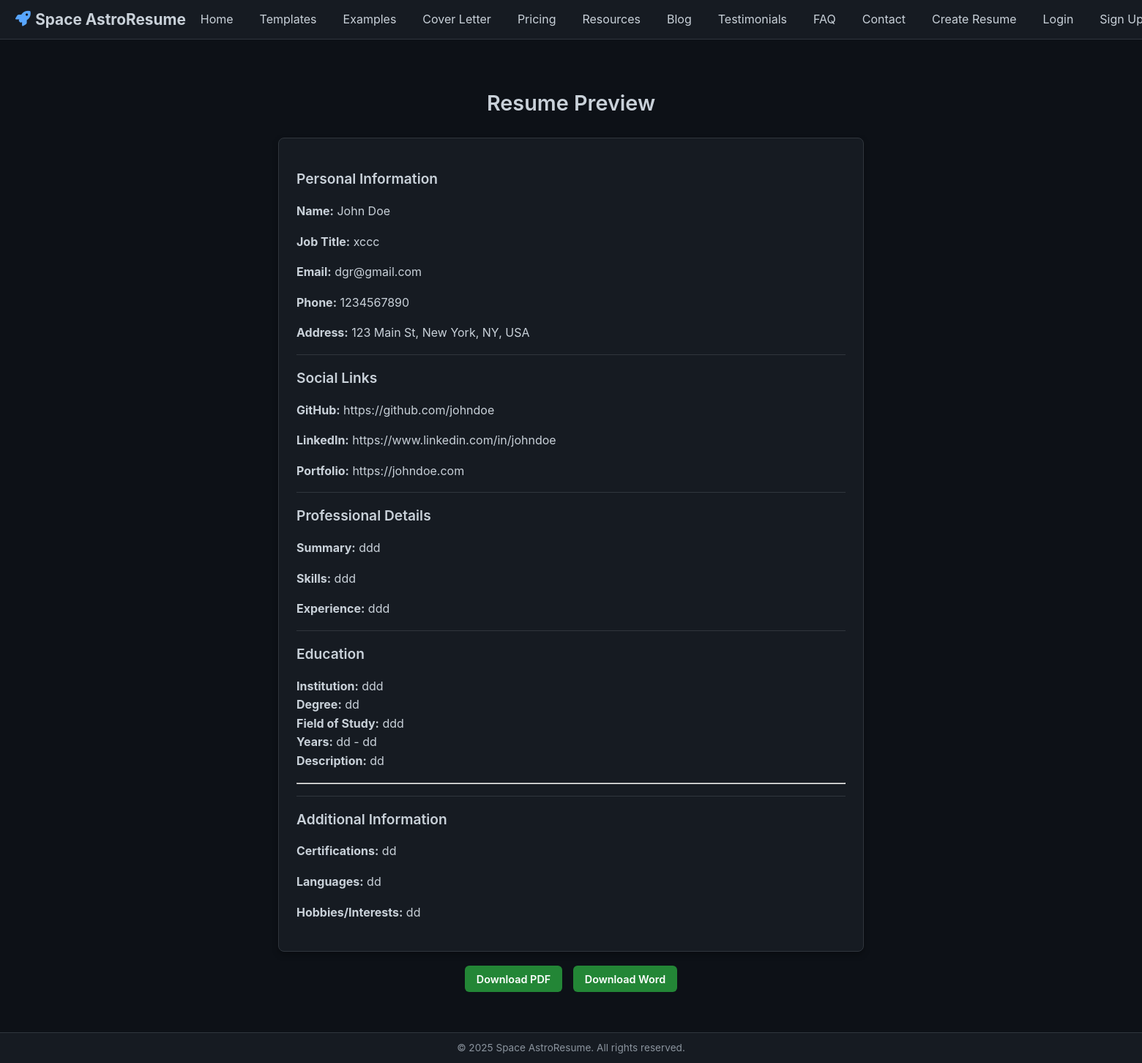
The page /preview/20/ on the database its author committed.
### resume_app/models.py (models this page shows, shortened)
class Resume(models.Model):
    user = models.ForeignKey(User, on_delete=models.CASCADE, null=True, blank=True)
    name = models.CharField(max_length=200)
    email = models.EmailField()
    phone = models.CharField(max_length=20, blank=True, null=True)
    address = models.CharField(max_length=255, blank=True, null=True)
    linkedin = models.URLField(blank=True, null=True)
    github = models.URLField(blank=True, null=True)
    portfolio = models.URLField(blank=True, null=True)
    job_title = models.CharField(max_length=200, blank=True, null=True)
    summary = models.TextField(blank=True, null=True)
    experience = models.TextField(blank=True, null=True)
    skills = models.TextField(blank=True, null=True)
    certifications = models.TextField(blank=True, null=True)
    languages = models.TextField(blank=True, null=True)
    hobbies_interests = models.TextField(blank=True, null=True)
    template_id = models.IntegerField(blank=True, null=True)
    template_name = models.CharField(max_length=100, blank=True, null=True)
    created_at = models.DateTimeField(auto_now_add=True)
    updated_at = models.DateTimeField(auto_now=True)

class Education(models.Model):
    resume = models.ForeignKey(Resume, on_delete=models.CASCADE, related_name='educations')
    institution = models.CharField(max_length=255)
    degree = models.CharField(max_length=255, blank=True, null=True)
    field_of_study = models.CharField(max_length=255, blank=True, null=True)
    start_year = models.CharField(max_length=10, blank=True, null=True)
    end_year = models.CharField(max_length=10, blank=True, null=True)
    description = models.TextField(blank=True, null=True)

### resume_app/views.py (the view)
# urls.py: path('preview/<int:id>/', views.resume_preview, name='resume_preview'),
def resume_preview(request, id):
    resume = get_object_or_404(Resume, id=id)
    return render(request, 'resume_preview.html', {'resume': resume})

### resume_app/templates/resume_preview.html (shortened to what this page needs)
{% extends 'base.html' %}
{% load static %}
{% block content %}
<div class="resume-preview-container">
    <h2 class="page-title">Resume Preview</h2>
    <div class="resume-preview">
        <h3 class="section-heading">Personal Information</h3>
        <p><strong>Name:</strong> {{ resume.name }}</p>
        <p><strong>Job Title:</strong> {{ resume.job_title }}</p>
        <p><strong>Email:</strong> {{ resume.email }}</p>
        <p><strong>Phone:</strong> {{ resume.phone }}</p>
        <p><strong>Address:</strong> {{ resume.address }}</p>
        <hr class="divider">
        <h3 class="section-heading">Social Links</h3>
        {% if resume.github %}
        <p><strong>GitHub:</strong> {{ resume.github }}</p>
        {% endif %}
        {% if resume.linkedin %}
        <p><strong>LinkedIn:</strong> {{ resume.linkedin }}</p>
        {% endif %}
        {% if resume.portfolio %}
        <p><strong>Portfolio:</strong> {{ resume.portfolio }}</p>
        {% endif %}
        <hr class="divider">
        <h3 class="section-heading">Professional Details</h3>
        {% if resume.summary %}
        <p><strong>Summary:</strong> {{ resume.summary|linebreaksbr }}</p>
        {% endif %}
        {% if resume.skills %}
        <p><strong>Skills:</strong> {{ resume.skills|linebreaksbr }}</p>
        {% endif %}
        {% if resume.experience %}
        <p><strong>Experience:</strong> {{ resume.experience|linebreaksbr }}</p>
        {% endif %}
        <hr class="divider">
        <h3 class="section-heading">Education</h3>
        {% if resume.educations.exists %}
            {% for edu in resume.educations.all %}
                <p>
                  <strong>Institution:</strong> {{ edu.institution }}<br>
                  {% if edu.degree %}<strong>Degree:</strong> {{ edu.degree }}<br>{% endif %}
                  {% if edu.field_of_study %}<strong>Field of Study:</strong> {{ edu.field_of_study }}<br>{% endif %}
                  {% if edu.start_year or edu.end_year %}
                    <strong>Years:</strong> {{ edu.start_year }} - {{ edu.end_year }}<br>
                  {% endif %}
                  {% if edu.description %}
                    <strong>Description:</strong> {{ edu.description|linebreaksbr }}
                  {% endif %}
                </p>
                <hr>
            {% endfor %}
        {% else %}
            <p>No education entries added yet.</p>
        {% endif %}
        <hr class="divider">
        <h3 class="section-heading">Additional Information</h3>
        {% if resume.certifications %}
        <p><strong>Certifications:</strong> {{ resume.certifications|linebreaksbr }}</p>
        {% endif %}
        {% if resume.languages %}
        <p><strong>Languages:</strong> {{ resume.languages|linebreaksbr }}</p>
        {% endif %}
        {% if resume.hobbies_interests %}
        <p><strong>Hobbies/Interests:</strong> {{ resume.hobbies_interests|linebreaksbr }}</p>
        {% endif %}
    </div>
    <div class="download-buttons">
        <a href="{% url 'download_resume' id=resume.id format='pdf' %}" class="btn-download">Download PDF</a>
        <a href="{% url 'download_resume' id=resume.id format='word' %}" class="btn-download">Download Word</a>
    </div>
</div>
{% endblock %}

### resume_app/templates/base.html (shortened to what this page needs)
 <!DOCTYPE html>
<html lang="en">
<head>
  {% load static %}
  <link rel="stylesheet" href="{% static 'css/styles.css' %}" />
  <link
    rel="stylesheet"
    href="https://cdnjs.cloudflare.com/ajax/libs/font-awesome/6.0.0/css/all.min.css"
  />
</head>
<body class="github-theme">
  <header>
    <nav class="main-nav">
      <div class="logo">
        <i class="fas fa-rocket"></i>
        <h1>Space AstroResume</h1>
      </div>
      <ul class="nav-links">
        <li><a href="{% url 'index' %}">Home</a></li>
        <li><a href="{% url 'templates' %}">Templates</a></li>
        <li><a href="{% url 'examples' %}">Examples</a></li>
        <li><a href="{% url 'cover_letter' %}">Cover Letter</a></li>
        <li><a href="{% url 'pricing' %}">Pricing</a></li>
        <li><a href="{% url 'resources' %}">Resources</a></li>
        <li><a href="{% url 'blog' %}">Blog</a></li>
        <li><a href="{% url 'testimonials' %}">Testimonials</a></li>
        <li><a href="{% url 'faq' %}">FAQ</a></li>
        <li><a href="{% url 'contact' %}">Contact</a></li>
        <li><a href="{% url 'resume_form' %}">Create Resume</a></li>
        {% if user.is_authenticated %}
          <li><a href="{% url 'dashboard' %}">Dashboard</a></li>
          <li><a href="{% url 'logout_user' %}">Logout</a></li>
        {% else %}
          <li><a href="{% url 'login_user' %}">Login</a></li>
          <li><a href="{% url 'signup' %}">Sign Up</a></li>
        {% endif %}
      </ul>
    </nav>
  </header>
  <main>
    {% block content %}
    {% endblock %}
  </main>
  <footer class="site-footer">
    <div class="footer-content">
      <p>&copy; 2025 Space AstroResume. All rights reserved.</p>
    </div>
  </footer>
</body>
</html>

### resume_app/static/css/styles.css (style rules this page uses)
body.github-theme { background-color: #0d1117; color: #c9d1d9; font-family: -apple-system, BlinkMacSystemFont, "Segoe UI", Helvetica, Arial, sans-serif; margin: 0; padding: 0; }
a { color: #58a6ff; text-decoration: none; }
nav { display: flex; justify-content: space-between; align-items: center; padding: 10px 20px; background-color: #161b22; border-bottom: 1px solid #30363d; }
.logo { display: flex; align-items: center; }
.logo i { color: #58a6ff; font-size: 24px; margin-right: 10px; }
.logo h1 { margin: 0; color: #c9d1d9; font-size: 24px; }
.nav-links { list-style: none; margin: 0; padding: 0; display: flex; }
.nav-links li { margin-left: 20px; }
.nav-links a { color: #c9d1d9; text-decoration: none; font-size: 16px; transition: color 0.3s ease; }
body { font-family: 'Segoe UI', Tahoma, Geneva, Verdana, sans-serif; background-color: #f4f4f4; color: #333; margin: 0; padding: 20px; line-height: 1.6; }

### resume_app/templates/resume_preview.html (style rules this page uses)
.resume-preview-container { max-width: 800px; margin: 0 auto; padding: 20px; color: #c9d1d9; }
.page-title { text-align: center; margin-bottom: 1.5rem; color: #c9d1d9; font-size: 1.8rem; font-weight: 600; }
.resume-preview { background-color: #161b22; border: 1px solid #30363d; border-radius: 8px; padding: 1.5rem; box-shadow: 0 4px 8px rgba(0, 0, 0, 0.3); }
.section-heading { font-size: 1.2rem; color: #c9d1d9; margin-top: 1rem; margin-bottom: 0.5rem; font-weight: 600; }
.divider { border: none; border-top: 1px solid #30363d; margin: 1rem 0; }
.download-buttons { text-align: center; margin-top: 1.5rem; }
.btn-download { background-color: #238636; color: #ffffff; padding: 0.6rem 1rem; border-radius: 6px; font-size: 0.9rem; font-weight: 600; transition: background 0.3s, transform 0.3s; border: none; cursor: pointer; text-decoration: none; margin: 0 5px; }

### resume_app/templates/base.html (style rules this page uses)
html, body { margin: 0; padding: 0; height: 100%; font-family: sans-serif; background-color: #0d1117; color: #c9d1d9; }
body { display: flex; flex-direction: column; min-height: 100vh; }
main { flex: 1; padding: 20px; }
.main-nav { position: sticky; top: 0; z-index: 999; background-color: #161b22; border-bottom: 1px solid #30363d; display: flex; justify-content: space-between; align-items: center; padding: 10px 21px; }
.logo { display: flex; align-items: center; }
.logo i { font-size: 1.3rem; color: #58a6ff; margin-right: 0.4rem; }
.logo h1 { margin: 0; font-size: 1.3rem; white-space: nowrap; }
.nav-links { list-style: none; margin: 0; padding: 0; display: flex; gap: 1rem; }
.nav-links li a { color: #c9d1d9; text-decoration: none; font-size: 1.0rem; white-space: nowrap; transition: color 0.2s; }
.site-footer { background-color: #161b22; border-top: 1px solid #30363d; padding: 10px; text-align: center; margin-top: 20px; }
.site-footer p { color: #8b949e; margin: 0; font-size: 0.85rem; }
@media (min-width: 1200px) { .nav-links { display: flex !important; position: static; } }

### rows shown on the page
Resume: name "John Doe", job_title "xccc", email "dgr@gmail.com", phone "1234567890", address "123 Main St, New York, NY, USA", github "https://github.com/johndoe", linkedin "https://www.linkedin.com/in/johndoe", portfolio "https://johndoe.com", summary "ddd", skills "ddd", experience "ddd", certifications "dd", languages "dd", hobbies_interests "dd"
Education: institution "ddd", degree "dd", field_of_study "ddd", start_year "dd", end_year "dd", description "dd"
